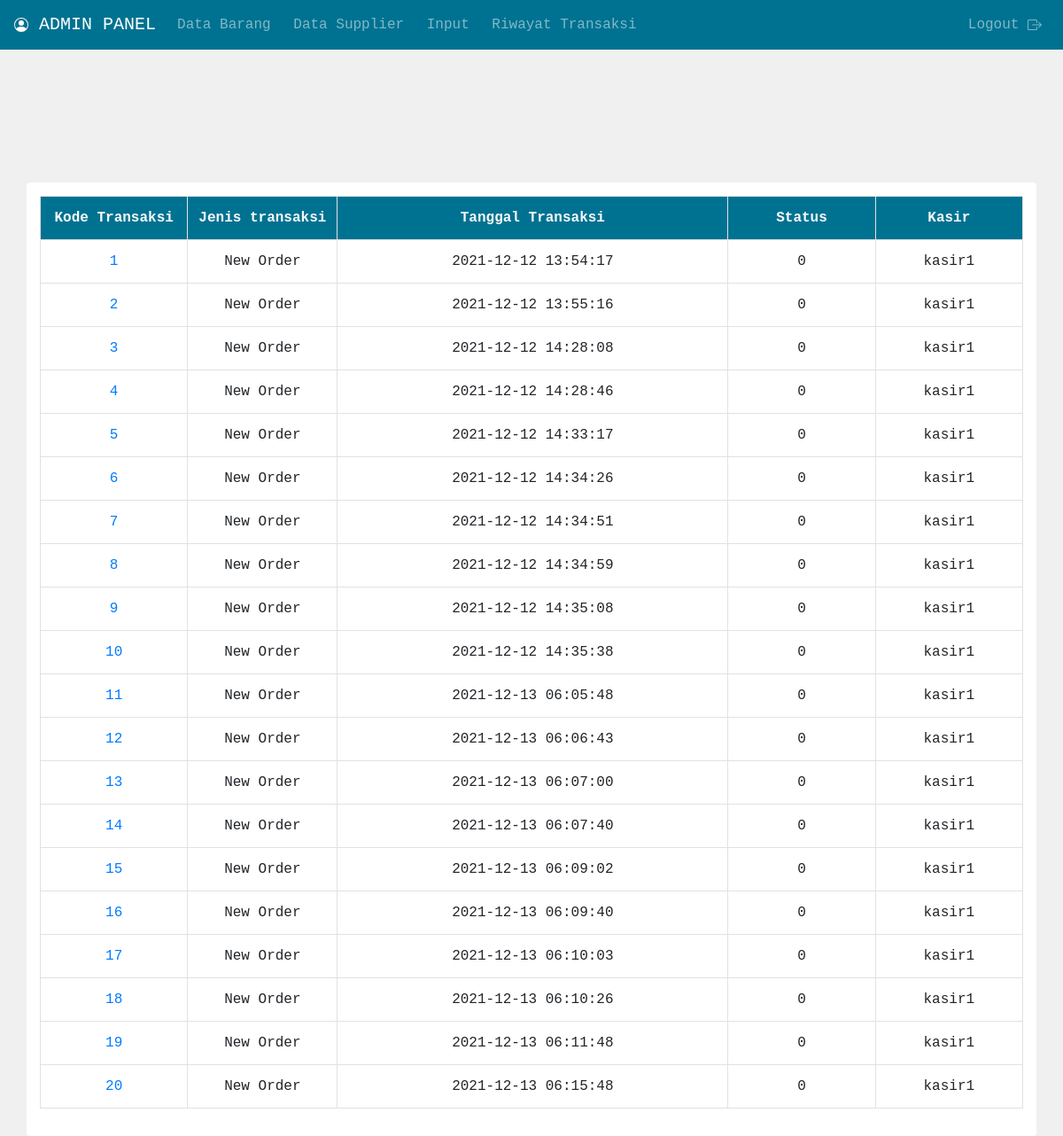
The app's page /riwayat_beli.php (signed in) with its own data.
### tables this page shows
CREATE TABLE `orders` (
  `id` int(10) NOT NULL,
  `name` varchar(100) NOT NULL,
  `datecreation` timestamp NOT NULL DEFAULT CURRENT_TIMESTAMP ON UPDATE CURRENT_TIMESTAMP,
  `status` tinyint(1) NOT NULL,
  `user` varchar(10) NOT NULL
);

### func.php (called while the page is built, shortened)
<?php
    require_once "Config.php";
    function select_data_orders($item=""){
        global $con;
        $hasil = array();
        if($item != "") $sql = "SELECT * FROM orders WHERE id = :item";
        else $sql = "SELECT * from orders";
        try{
            $stmt = $con->prepare($sql);
            if($stmt->execute()){
                $stmt->setFetchMode(PDO::FETCH_ASSOC);
                $rs = $stmt->fetchAll();
                if($rs != null){
                    $i = 0;
                    foreach($rs as $val){
                        $hasil[$i]['id'] = $val['id'];
                        $hasil[$i]['name'] = $val['name'];
                        $hasil[$i]['datecreation'] = $val['datecreation'];
                        $hasil[$i]['status'] = $val['status'];
                        $hasil[$i]['user'] = $val['user'];
                        $i++;
                    }
                }
            }
        }catch(Exception $e){
            echo 'Error select_data : '.$e->getMessage();
        }
        return $hasil;
    }
?>

### riwayat_beli.php (the view, shortened to what this page needs)
<!DOCTYPE html>
<html lang="en">
<head>
	<link rel="stylesheet" href="templates/bootstrap.min.css">
</head>
<body style="background-color: #f0f0f0;">
<nav class="navbar navbar-expand-sm navbar-dark text-monospace" style="background-color: #007291;">
		<a class="navbar-brand" href="index.php">
			ADMIN PANEL
		</a>
		<div class="collapse navbar-collapse" id="collapsibleNavbar">
			<ul class="navbar-nav">
				<li class="nav-item">
					<a class="nav-link" href="data_barang.php">Data Barang</a>
				</li>
				<li class="nav-item">
					<a class="nav-link" href="data_supp.php">Data Supplier</a>
				</li>
				<li class="nav-item">
					<a class="nav-link" href="input_barang.php">Input</a>
				</li>
				<li class="nav-item">
					<a class="nav-link" href="riwayat_beli.php">Riwayat Transaksi</a>
				</li>
			</ul>
			<ul class="navbar-nav ml-auto">
				<li class="nav-item">
					<a class="nav-link" href="logout.php">Logout
					</a>
				</li>
			</ul>
		</div>
	</nav>
	<div class="container rounded" style="margin-top:150px; background-color: #ffffff; padding-top:15px; padding-bottom: 15px;">
	<?php
		require_once "func.php";
		if (!isset($_SESSION['user'])) {
			header("Location: login.php");
		} else {
			$data_table = '';
			$data = select_data_orders();
			foreach ($data as $key => $val) {
				$data_table .= '
					<tr>
						<td><center><a href="detail_trans.php?id_barang='.$val['id'].'">'.$val['id'].'</center></td>
						<td><center>'.$val['name'].'<center></td>
						<td><center>'.$val['datecreation'].'</center></td>
						<td><center>'.$val['status'].'</center></td>
						<td><center>'.$val['user'].'<center></td>
					</tr>
				';
			}
			echo '
			<form method="post">
				<table class="table table-bordered table-hover text-monospace" id="tabel">
					<tr class="header text-light" style="background-color: #007291;" scope="col">
						<th width="15%" nowrap><center>Kode Transaksi</center></th>
						<th nowrap  width="15%"><center>Jenis transaksi</center></th>
						<th nowrap><center>Tanggal Transaksi</center></th>
						<th width="15%" nowrap><center>Status</center></th>
						<th width="15%"><center>Kasir<center></th>
					</tr>
					'.$data_table.'
				</table>
				</form>
			';
		}
	?>
	</div>
</body>
</html>

### records on screen
orders: id "1", name "New Order", datecreation "2021-12-12 13:54:17", status "0", user "kasir1"
orders: id "2", name "New Order", datecreation "2021-12-12 13:55:16", status "0", user "kasir1"
orders: id "3", name "New Order", datecreation "2021-12-12 14:28:08", status "0", user "kasir1"
orders: id "4", name "New Order", datecreation "2021-12-12 14:28:46", status "0", user "kasir1"
orders: id "5", name "New Order", datecreation "2021-12-12 14:33:17", status "0", user "kasir1"
orders: id "6", name "New Order", datecreation "2021-12-12 14:34:26", status "0", user "kasir1"
orders: id "7", name "New Order", datecreation "2021-12-12 14:34:51", status "0", user "kasir1"
orders: id "8", name "New Order", datecreation "2021-12-12 14:34:59", status "0", user "kasir1"
orders: id "9", name "New Order", datecreation "2021-12-12 14:35:08", status "0", user "kasir1"
orders: id "10", name "New Order", datecreation "2021-12-12 14:35:38", status "0", user "kasir1"
orders: id "11", name "New Order", datecreation "2021-12-13 06:05:48", status "0", user "kasir1"
orders: id "12", name "New Order", datecreation "2021-12-13 06:06:43", status "0", user "kasir1"
orders: id "13", name "New Order", datecreation "2021-12-13 06:07:00", status "0", user "kasir1"
orders: id "14", name "New Order", datecreation "2021-12-13 06:07:40", status "0", user "kasir1"
orders: id "15", name "New Order", datecreation "2021-12-13 06:09:02", status "0", user "kasir1"
orders: id "16", name "New Order", datecreation "2021-12-13 06:09:40", status "0", user "kasir1"
orders: id "17", name "New Order", datecreation "2021-12-13 06:10:03", status "0", user "kasir1"
orders: id "18", name "New Order", datecreation "2021-12-13 06:10:26", status "0", user "kasir1"
orders: id "19", name "New Order", datecreation "2021-12-13 06:11:48", status "0", user "kasir1"
orders: id "20", name "New Order", datecreation "2021-12-13 06:15:48", status "0", user "kasir1"
